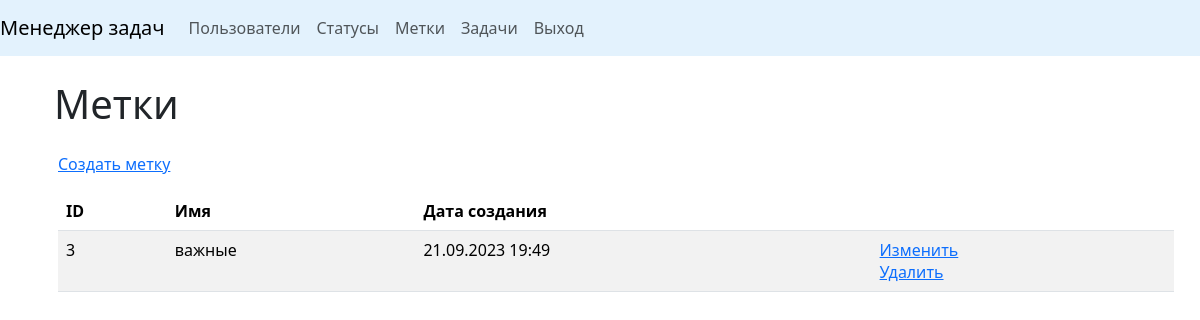
The page /labels/ (signed in) on the database as committed earlier.
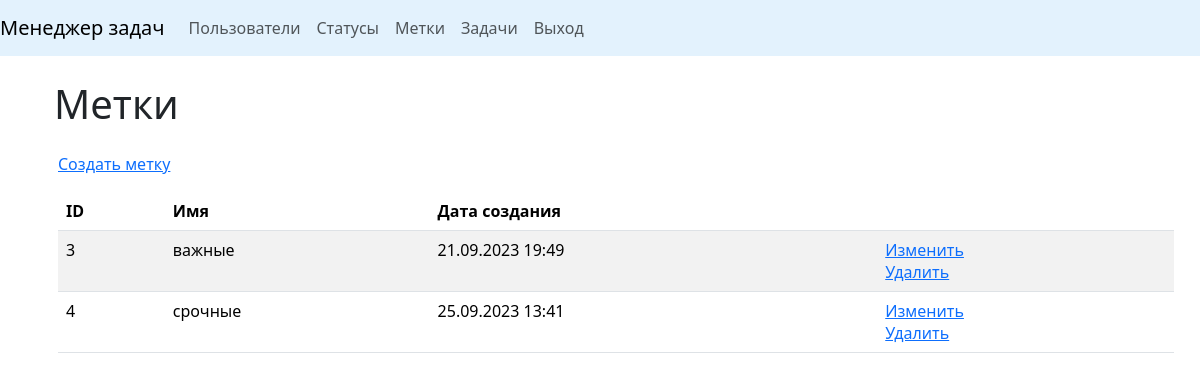
The same page on the database as committed later.
### task_manager/labels/models.py (models this page shows, shortened)
class Label(models.Model):
    name = models.CharField(max_length=150, blank=False,
                            verbose_name=_('Name'))
    date_created = models.DateTimeField(auto_now_add=True,
                                        verbose_name=_('Creation date'))

### task_manager/labels/views.py (the view)
# urls.py: path('', LabelsListView.as_view(), name='labels'),
class LabelsListView(UserLoginRequiredMixin, ListView):
    template_name = 'labels/labels.html'
    model = Label
    context_object_name = 'labels'
    extra_context = {
        'title': _('Labels')
    }

### task_manager/mixins.py (called while the page is built)
    def dispatch(self, request, *args, **kwargs):
        if not request.user.is_authenticated:
            messages.error(request, self.auth_message)
            return redirect(reverse_lazy('login'))
        return super().dispatch(request, *args, **kwargs)

### task_manager/templates/labels/labels.html (shortened to what this page needs)
{% extends "base.html" %}
{% load django_bootstrap5 %}
{% load i18n %}
{% block content %}
<div class="container wrapper flex-grow-1">
    <h1 class="my-4">{{ title }}</h1>
</div>
<div class="link m-3">
    <a class="link-opacity-100" href="{% url 'create_label' %}">{% trans 'Create label' %}</a>
</div>
    <table class="table table-striped m-3">
        <thead class="thead-dark">
            <tr>
                <th>ID</th>
                <th>{% trans 'Name' %}</th>
                <th>{% trans 'Creation date' %}</th>
                <th></th>
            </tr>
        </thead>
        <tbody>
            {% if labels %}
                {% for label in labels %}
                    <tr>
                        <td>{{ label.id }}</td>
                        <td>{{ label.name }}</td>
                        <td>{{ label.date_created|date:"d.m.Y H:i" }}</td>
                        <td>
                          <a href="{% url 'update_label' label.id %}">{% trans 'Update' %}</a>
                          <br>
                          <a href="{% url 'delete_label' label.id %}">{% trans 'Delete' %}</a>
                        </td>
                    </tr>
                {% endfor %}
            {% endif %}
        </tbody>
    </table>
{% endblock content %}

### task_manager/templates/base.html (shortened to what this page needs)
{% load i18n %}
{% get_current_language as LANGUAGE_CODE %}
{% load django_bootstrap5 %}
{% bootstrap_css %}
<!DOCTYPE html>
<html lang="{{ LANGUAGE_CODE }}">
    <head>
    </head>
    <body class="d-flex flex-column min-vh-100">
        <header>
           {% include 'navbar.html' %}
        </header>
        <main class="container wrapper flex-grow-1">
            {% block content %}{% endblock %}
        </main>
    </body>
</html>

### task_manager/templates/navbar.html (shortened to what this page needs)
{% load i18n %}
{% load django_bootstrap5 %}
<nav class="navbar navbar-expand-lg navbar-light" style="background-color: #e3f2fd;">
    <a class="navbar-brand" href="{% url 'home' %}">{% trans 'Task Manager' %}</a>
    <div class="collapse navbar-collapse" id="navbarNav">
      <ul class="navbar-nav">
        <li class="nav-item">
          <a class="nav-link" href="{% url 'users' %}">{% trans 'Users' %}</a>
        </li>
        {% if user.is_authenticated %}
        <li class="nav-item">
          <a class="nav-link" href="{% url 'statuses' %}">{% trans "Statuses" %}</a>
        </li>
        <li class="nav-item">
          <a class="nav-link" href="{% url 'labels' %}">{% trans "Labels" %}</a>
        </li>
        <li class="nav-item">
          <a class="nav-link" href="{% url 'tasks' %}">{% trans "Tasks" %}</a>
        </li>
        <li class="nav-item">
          <a class="nav-link" href="{% url 'logout' %}">{% trans "Log Out" %}</a>
        </li>
        {% endif %}

Rows that differ between the two databases and show on the page:
added Label: id "4", name "срочные", date_created "25.09.2023 13:41"
